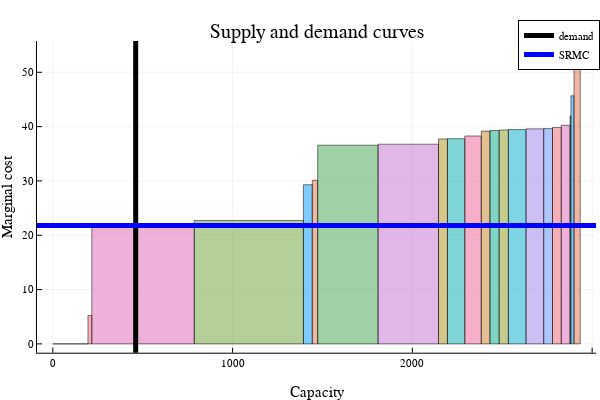

The cell this chart's notebook holds for it:
### Code cell
rectangle(w, h, x, y) = Shape(x .+ [0,w,w,0], y .+ [0,0,h,h])

p = plot(nrow(supply_curve))

marg_gen = 0
marg_price = 0
x = 0
for i in 1:nrow(supply_curve)
    plot!(p, rectangle(supply_curve[i,:cap],
            supply_curve[i,:varcost],x,0), opacity=.5, 
            label = "")
    if (x < loads_single[1,:demand]) && (x + supply_curve[i,:cap] > loads_single[1,:demand])
        marg_gen = i
        marg_price = supply_curve[i,:varcost]
    end
    x = x + supply_curve[i,:cap]
end 
vline!([loads_single[1,:demand]],linecolor="black",linewidth=5,
label = "demand")
hline!([marg_price],linecolor="blue",linewidth=5,
label = "SRMC")
title!("Supply and demand curves")
xlabel!("Capacity")
ylabel!("Marginal cost")

### Figure 1 — Plotly figure (JSON) as saved in the notebook; plotly's stock layout.template omitted (floating-point values rounded to 4 significant figures)
{"data": [{"fill": "tozeroy", "fillcolor": "rgba(142, 151, 30, 0.500)", "legendgroup": "", "line": {"color": "rgba(0, 0, 0, 0.500)", "dash": "solid", "width": 1}, "mode": "lines", "name": "", "showlegend": false, "type": "scatter", "x": [0, 42, 42, 0, 0], "xaxis": "x1", "y": [0, 0, 0, 0, 0], "yaxis": "y1"}, {"fill": "tozeroy", "fillcolor": "rgba(0, 169, 204, 0.500)", "legendgroup": "", "line": {"color": "rgba(0, 0, 0, 0.500)", "dash": "solid", "width": 1}, "mode": "lines", "name": "", "showlegend": false, "type": "scatter", "x": [42, 193.8, 193.8, 42, 42], "xaxis": "x1", "y": [0, 0, 0, 0, 0], "yaxis": "y1"}, {"fill": "tozeroy", "fillcolor": "rgba(155, 127, 233, 0.500)", "legendgroup": "", "line": {"color": "rgba(0, 0, 0, 0.500)", "dash": "solid", "width": 1}, "mode": "lines", "name": "", "showlegend": false, "type": "scatter", "x": [193.8, 195.5, 195.5, 193.8, 193.8], "xaxis": "x1", "y": [0, 0, 0, 0, 0], "yaxis": "y1"}, {"fill": "tozeroy", "fillcolor": "rgba(97, 141, 246, 0.500)", "legendgroup": "", "line": {"color": "rgba(0, 0, 0, 0.500)", "dash": "solid", "width": 1}, "mode": "lines", "name": "", "showlegend": false, "type": "scatter", "x": [195.5, 195.5, 195.5, 195.5, 195.5], "xaxis": "x1", "y": [0, 0, 0, 0, 0], "yaxis": "y1"}, {"fill": "tozeroy", "fillcolor": "rgba(240, 96, 115, 0.500)", "legendgroup": "", "line": {"color": "rgba(0, 0, 0, 0.500)", "dash": "solid", "width": 1}, "mode": "lines", "name": "", "showlegend": false, "type": "scatter", "x": [195.5, 216.9, 216.9, 195.5, 195.5], "xaxis": "x1", "y": [0, 0, 5.234, 5.234, 0], "yaxis": "y1"}, {"fill": "tozeroy", "fillcolor": "rgba(221, 101, 182, 0.500)", "legendgroup": "", "line": {"color": "rgba(0, 0, 0, 0.500)", "dash": "solid", "width": 1}, "mode": "lines", "name": "", "showlegend": false, "type": "scatter", "x": [216.9, 786.9, 786.9, 216.9, 216.9], "xaxis": "x1", "y": [0, 0, 21.78, 21.78, 0], "yaxis": "y1"}, {"fill": "tozeroy", "fillcolor": "rgba(108, 159, 51, 0.500)", "legendgroup": "", "line": {"color": "rgba(0, 0, 0, 0.500)", "dash": "solid", "width": 1}, "mode": "lines", "name": "", "showlegend": false, "type": "scatter", "x": [786.9, 1394.0, 1394.0, 786.9, 786.9], "xaxis": "x1", "y": [0, 0, 22.73, 22.73, 0], "yaxis": "y1"}, {"fill": "tozeroy", "fillcolor": "rgba(0, 154, 250, 0.500)", "legendgroup": "", "line": {"color": "rgba(0, 0, 0, 0.500)", "dash": "solid", "width": 1}, "mode": "lines", "name": "", "showlegend": false, "type": "scatter", "x": [1394.0, 1443.0, 1443.0, 1394.0, 1394.0], "xaxis": "x1", "y": [0, 0, 29.31, 29.31, 0], "yaxis": "y1"}, {"fill": "tozeroy", "fillcolor": "rgba(227, 111, 71, 0.500)", "legendgroup": "", "line": {"color": "rgba(0, 0, 0, 0.500)", "dash": "solid", "width": 1}, "mode": "lines", "name": "", "showlegend": false, "type": "scatter", "x": [1443.0, 1473.0, 1473.0, 1443.0, 1443.0], "xaxis": "x1", "y": [0, 0, 30.13, 30.13, 0], "yaxis": "y1"}, {"fill": "tozeroy", "fillcolor": "rgba(62, 164, 78, 0.500)", "legendgroup": "", "line": {"color": "rgba(0, 0, 0, 0.500)", "dash": "solid", "width": 1}, "mode": "lines", "name": "", "showlegend": false, "type": "scatter", "x": [1473.0, 1809.0, 1809.0, 1473.0, 1473.0], "xaxis": "x1", "y": [0, 0, 36.58, 36.58, 0], "yaxis": "y1"}, {"fill": "tozeroy", "fillcolor": "rgba(195, 113, 210, 0.500)", "legendgroup": "", "line": {"color": "rgba(0, 0, 0, 0.500)", "dash": "solid", "width": 1}, "mode": "lines", "name": "", "showlegend": false, "type": "scatter", "x": [1809.0, 2145.0, 2145.0, 1809.0, 1809.0], "xaxis": "x1", "y": [0, 0, 36.76, 36.76, 0], "yaxis": "y1"}, {"fill": "tozeroy", "fillcolor": "rgba(172, 142, 24, 0.500)", "legendgroup": "", "line": {"color": "rgba(0, 0, 0, 0.500)", "dash": "solid", "width": 1}, "mode": "lines", "name": "", "showlegend": false, "type": "scatter", "x": [2145.0, 2195.0, 2195.0, 2145.0, 2145.0], "xaxis": "x1", "y": [0, 0, 37.73, 37.73, 0], "yaxis": "y1"}, {"fill": "tozeroy", "fillcolor": "rgba(0, 170, 174, 0.500)", "legendgroup": "", "line": {"color": "rgba(0, 0, 0, 0.500)", "dash": "solid", "width": 1}, "mode": "lines", "name": "", "showlegend": false, "type": "scatter", "x": [2195.0, 2292.0, 2292.0, 2195.0, 2195.0], "xaxis": "x1", "y": [0, 0, 37.78, 37.78, 0], "yaxis": "y1"}, {"fill": "tozeroy", "fillcolor": "rgba(237, 94, 147, 0.500)", "legendgroup": "", "line": {"color": "rgba(0, 0, 0, 0.500)", "dash": "solid", "width": 1}, "mode": "lines", "name": "", "showlegend": false, "type": "scatter", "x": [2292.0, 2384.0, 2384.0, 2292.0, 2292.0], "xaxis": "x1", "y": [0, 0, 38.27, 38.27, 0], "yaxis": "y1"}, {"fill": "tozeroy", "fillcolor": "rgba(198, 130, 37, 0.500)", "legendgroup": "", "line": {"color": "rgba(0, 0, 0, 0.500)", "dash": "solid", "width": 1}, "mode": "lines", "name": "", "showlegend": false, "type": "scatter", "x": [2384.0, 2432.0, 2432.0, 2384.0, 2384.0], "xaxis": "x1", "y": [0, 0, 39.17, 39.17, 0], "yaxis": "y1"}, {"fill": "tozeroy", "fillcolor": "rgba(0, 169, 141, 0.500)", "legendgroup": "", "line": {"color": "rgba(0, 0, 0, 0.500)", "dash": "solid", "width": 1}, "mode": "lines", "name": "", "showlegend": false, "type": "scatter", "x": [2432.0, 2483.0, 2483.0, 2432.0, 2432.0], "xaxis": "x1", "y": [0, 0, 39.28, 39.28, 0], "yaxis": "y1"}, {"fill": "tozeroy", "fillcolor": "rgba(142, 151, 30, 0.500)", "legendgroup": "", "line": {"color": "rgba(0, 0, 0, 0.500)", "dash": "solid", "width": 1}, "mode": "lines", "name": "", "showlegend": false, "type": "scatter", "x": [2483.0, 2534.0, 2534.0, 2483.0, 2483.0], "xaxis": "x1", "y": [0, 0, 39.38, 39.38, 0], "yaxis": "y1"}, {"fill": "tozeroy", "fillcolor": "rgba(0, 169, 204, 0.500)", "legendgroup": "", "line": {"color": "rgba(0, 0, 0, 0.500)", "dash": "solid", "width": 1}, "mode": "lines", "name": "", "showlegend": false, "type": "scatter", "x": [2534.0, 2632.0, 2632.0, 2534.0, 2534.0], "xaxis": "x1", "y": [0, 0, 39.46, 39.46, 0], "yaxis": "y1"}, {"fill": "tozeroy", "fillcolor": "rgba(155, 127, 233, 0.500)", "legendgroup": "", "line": {"color": "rgba(0, 0, 0, 0.500)", "dash": "solid", "width": 1}, "mode": "lines", "name": "", "showlegend": false, "type": "scatter", "x": [2632.0, 2731.0, 2731.0, 2632.0, 2632.0], "xaxis": "x1", "y": [0, 0, 39.58, 39.58, 0], "yaxis": "y1"}, {"fill": "tozeroy", "fillcolor": "rgba(97, 141, 246, 0.500)", "legendgroup": "", "line": {"color": "rgba(0, 0, 0, 0.500)", "dash": "solid", "width": 1}, "mode": "lines", "name": "", "showlegend": false, "type": "scatter", "x": [2731.0, 2780.0, 2780.0, 2731.0, 2731.0], "xaxis": "x1", "y": [0, 0, 39.64, 39.64, 0], "yaxis": "y1"}, {"fill": "tozeroy", "fillcolor": "rgba(240, 96, 115, 0.500)", "legendgroup": "", "line": {"color": "rgba(0, 0, 0, 0.500)", "dash": "solid", "width": 1}, "mode": "lines", "name": "", "showlegend": false, "type": "scatter", "x": [2780.0, 2828.0, 2828.0, 2780.0, 2780.0], "xaxis": "x1", "y": [0, 0, 39.84, 39.84, 0], "yaxis": "y1"}, {"fill": "tozeroy", "fillcolor": "rgba(221, 101, 182, 0.500)", "legendgroup": "", "line": {"color": "rgba(0, 0, 0, 0.500)", "dash": "solid", "width": 1}, "mode": "lines", "name": "", "showlegend": false, "type": "scatter", "x": [2828.0, 2877.0, 2877.0, 2828.0, 2828.0], "xaxis": "x1", "y": [0, 0, 40.25, 40.25, 0], "yaxis": "y1"}, {"fill": "tozeroy", "fillcolor": "rgba(108, 159, 51, 0.500)", "legendgroup": "", "line": {"color": "rgba(0, 0, 0, 0.500)", "dash": "solid", "width": 1}, "mode": "lines", "name": "", "showlegend": false, "type": "scatter", "x": [2877.0, 2882.0, 2882.0, 2877.0, 2877.0], "xaxis": "x1", "y": [0, 0, 41.97, 41.97, 0], "yaxis": "y1"}, {"fill": "tozeroy", "fillcolor": "rgba(0, 154, 250, 0.500)", "legendgroup": "", "line": {"color": "rgba(0, 0, 0, 0.500)", "dash": "solid", "width": 1}, "mode": "lines", "name": "", "showlegend": false, "type": "scatter", "x": [2882.0, 2899.0, 2899.0, 2882.0, 2882.0], "xaxis": "x1", "y": [0, 0, 45.67, 45.67, 0], "yaxis": "y1"}, {"fill": "tozeroy", "fillcolor": "rgba(227, 111, 71, 0.500)", "legendgroup": "", "line": {"color": "rgba(0, 0, 0, 0.500)", "dash": "solid", "width": 1}, "mode": "lines", "name": "", "showlegend": false, "type": "scatter", "x": [2899.0, 2934.0, 2934.0, 2899.0, 2899.0], "xaxis": "x1", "y": [0, 0, 54.13, 54.13, 0], "yaxis": "y1"}, {"colorbar": {"len": 0.8657, "title": "", "x": 0.9934, "y": 0.5087}, "legendgroup": "demand", "line": {"color": "rgba(0, 0, 0, 1.000)", "dash": "solid", "shape": "linear", "width": 5}, "mode": "lines", "name": "demand", "showlegend": true, "type": "scatter", "x": [461.0, 461.0], "xaxis": "x", "y": [-5739.0, 5794.0], "yaxis": "y"}, {"colorbar": {"len": 0.8657, "title": "", "x": 0.9934, "y": 0.5087}, "legendgroup": "SRMC", "line": {"color": "rgba(0, 0, 255, 1.000)", "dash": "solid", "shape": "linear", "width": 5}, "mode": "lines", "name": "SRMC", "showlegend": true, "type": "scatter", "x": [-311100.0, 314000.0], "xaxis": "x", "y": [21.78, 21.78], "yaxis": "y"}], "layout": {"annotations": [{"font": {"color": "rgba(0, 0, 0, 1.000)", "family": "sans-serif", "size": 20}, "rotation": 0, "showarrow": false, "text": "Supply and demand curves", "x": 0.5275, "xanchor": "center", "xref": "paper", "y": 1, "yanchor": "top", "yref": "paper"}], "height": 400, "legend": {"bgcolor": "rgba(255, 255, 255, 1.000)", "bordercolor": "rgba(0, 0, 0, 1.000)", "borderwidth": 1, "font": {"color": "rgba(0, 0, 0, 1.000)", "family": "sans-serif", "size": 11}, "title": {"font": {"color": "rgba(0, 0, 0, 1.000)", "family": "sans-serif", "size": 15}, "text": ""}, "tracegroupgap": 0, "traceorder": "normal", "x": 1, "xanchor": "auto", "y": 1, "yanchor": "auto"}, "margin": {"b": 20, "l": 0, "r": 0, "t": 20}, "paper_bgcolor": "rgba(255, 255, 255, 1.000)", "plot_bgcolor": "rgba(255, 255, 255, 1.000)", "showlegend": true, "width": 600, "xaxis": {"anchor": "y", "domain": [0.06165, 0.9934], "gridcolor": "rgba(0, 0, 0, 0.100)", "gridwidth": 0.5, "linecolor": "rgba(0, 0, 0, 1.000)", "mirror": false, "range": [-88.01, 3022.0], "showgrid": true, "showline": true, "showticklabels": true, "tickangle": 0, "tickcolor": "rgb(0, 0, 0)", "tickfont": {"color": "rgba(0, 0, 0, 1.000)", "family": "sans-serif", "size": 11}, "tickmode": "array", "ticks": "inside", "ticktext": ["0", "1000", "2000", "3000"], "tickvals": [0, 1000, 2000, 3000], "title": "Capacity", "titlefont": {"color": "rgba(0, 0, 0, 1.000)", "family": "sans-serif", "size": 15}, "type": "-", "visible": true, "zeroline": false, "zerolinecolor": "rgba(0, 0, 0, 1.000)"}, "yaxis": {"anchor": "x", "domain": [0.07581, 0.9415], "gridcolor": "rgba(0, 0, 0, 0.100)", "gridwidth": 0.5, "linecolor": "rgba(0, 0, 0, 1.000)", "mirror": false, "range": [-1.624, 55.75], "showgrid": true, "showline": true, "showticklabels": true, "tickangle": 0, "tickcolor": "rgb(0, 0, 0)", "tickfont": {"color": "rgba(0, 0, 0, 1.000)", "family": "sans-serif", "size": 11}, "tickmode": "array", "ticks": "inside", "ticktext": ["0", "10", "20", "30", "40", "50"], "tickvals": [0, 10, 20, 30, 40, 50], "title": "Marginal cost", "titlefont": {"color": "rgba(0, 0, 0, 1.000)", "family": "sans-serif", "size": 15}, "type": "-", "visible": true, "zeroline": false, "zerolinecolor": "rgba(0, 0, 0, 1.000)"}}}
